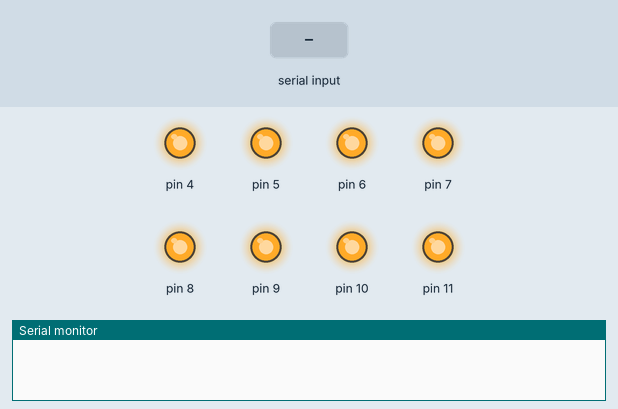
Bench run of a sketch on a simulated Arduino Uno, built with avr-gcc and run on an emulated ATmega328P. Shown: output pins drawn as LEDs (lit = HIGH), the last lines printed to the serial monitor. The test bench sets the inputs (shaded band).

Above: at 1.2 s.
1.3 s: "90,45\n" received over Serial
At 2.8 s:
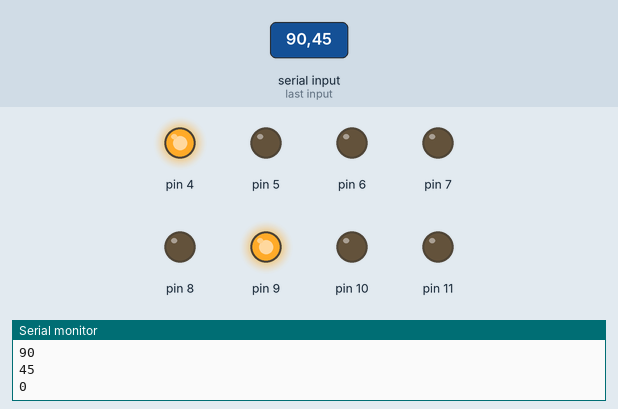
3.8 s: "5\n" received over Serial
At 4.6 s:
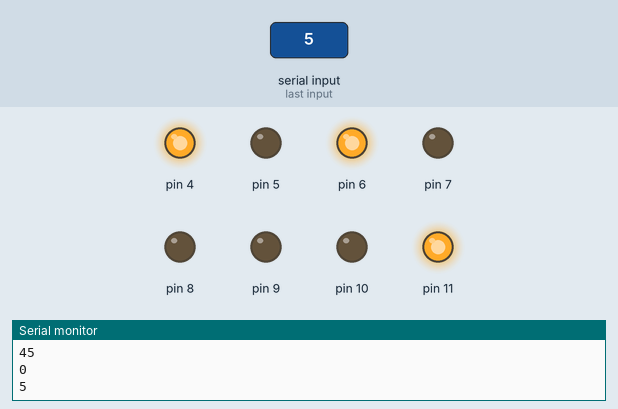
Timing chart, 0 to 6.8 s (numbered marks = the images above; inputs shaded):
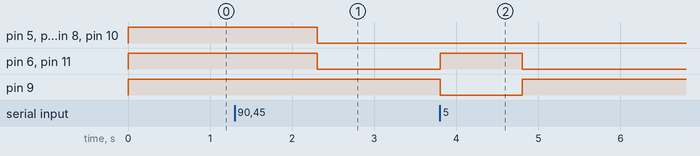

Measured:
- after the input at 1.3 s, pin 5–8, pin 10, pin 11: HIGH → LOW after 1.0 s
- after the input at 3.8 s, pin 6, pin 11: LOW → HIGH at once, → LOW 1.0 s later; pin 9: HIGH → LOW at once, → HIGH 1.0 s later

The sketch:

_7_Segment_Display.ino
```cpp
// (licence header left out)
#include "SegmentDisplay.h"

#define  LED_A   7       // define Arduino GPIO7 for led a
#define  LED_B   6       // define Arduino GPIO6 for led b
#define  LED_C   5       // define Arduino GPIO5 for led c
#define  LED_D   10      // define Arduino GPIO11 for led d
#define  LED_E   11      // define Arduino GPIO10 for led e
#define  LED_F   8       // define Arduino GPIO8 for led f
#define  LED_G   9       // define Arduino GPIO9 for led g
#define  LED_H   4       // define Arduino GPIO4 for led h

SegmentDisplay _7SegmentDisplay(LED_A, LED_B, LED_C, LED_D, LED_E, LED_F, LED_G, LED_H);

byte value;

void setup()
{
    Serial.begin(9600);
    _7SegmentDisplay.TurnOffAllLed();
}

void loop()
{
    //Serial.println("please input display char \n");
    while (Serial.available() > 0) //Determine whether the serial data
    {
        value = Serial.parseInt();
        Serial.println(value);
        _7SegmentDisplay.TurnOffAllLed();
        _7SegmentDisplay.DisplayChar(value);
    }
   delay(5);
}
```

SegmentDisplay.cpp
```cpp
#include "SegmentDisplay.h"

SegmentDisplay::SegmentDisplay(uint8_t a, uint8_t b, uint8_t c, uint8_t d, uint8_t e, uint8_t f, uint8_t g, uint8_t h)
{
    mode = SEGMENT_DISPLY_1BIT;
    dight_pin[0] = a;
    dight_pin[1] = b;
    dight_pin[2] = c;
    dight_pin[3] = d;
    dight_pin[4] = e;
    dight_pin[5] = f;
    dight_pin[6] = g;
    dight_pin[7] = h;
    dight_display[0] = DIGHT_NUMBLE(0);
    dight_display[1] = DIGHT_NUMBLE(1);
    dight_display[2] = DIGHT_NUMBLE(2);
    dight_display[3] = DIGHT_NUMBLE(3);
    dight_display[4] = DIGHT_NUMBLE(4);
    dight_display[5] = DIGHT_NUMBLE(5);
    dight_display[6] = DIGHT_NUMBLE(6);
    dight_display[7] = DIGHT_NUMBLE(7);
    dight_display[8] = DIGHT_NUMBLE(8);
    dight_display[9] = DIGHT_NUMBLE(9);

    for (int i = 0; i < 8; i++) {
        pinMode(dight_pin[i], OUTPUT);  //set all led diplay array pin output mode
        digitalWrite(dight_pin[i], LOW);
    }
}

SegmentDisplay::SegmentDisplay(uint8_t a, uint8_t b, uint8_t c, uint8_t d, uint8_t e, uint8_t f, uint8_t g, uint8_t h, uint8_t d1, uint8_t d2, uint8_t d3, uint8_t d4)
{
    mode = SEGMENT_DISPLY_4BIT;
    dight_pin[0] = a;
    dight_pin[1] = b;
    dight_pin[2] = c;
    dight_pin[3] = d;
    dight_pin[4] = e;
    dight_pin[5] = f;
    dight_pin[6] = g;
    dight_pin[7] = h;
    dight_display[0] = DIGHT_NUMBLE(0);
    dight_display[1] = DIGHT_NUMBLE(1);
    dight_display[2] = DIGHT_NUMBLE(2);
    dight_display[3] = DIGHT_NUMBLE(3);
    dight_display[4] = DIGHT_NUMBLE(4);
    dight_display[5] = DIGHT_NUMBLE(5);
    dight_display[6] = DIGHT_NUMBLE(6);
    dight_display[7] = DIGHT_NUMBLE(7);
    dight_display[8] = DIGHT_NUMBLE(8);
    dight_display[9] = DIGHT_NUMBLE(9);

    dight_select_pin[0] = d1;
    dight_select_pin[1] = d2;
    dight_select_pin[2] = d3;
    dight_select_pin[3] = d4;

    for (int i = 0; i < 8; i++) {
        pinMode(dight_pin[i], OUTPUT);  //set all led diplay array pin output mode
        digitalWrite(dight_pin[i], LOW);
    }
    for (int i = 0; i < 4; i++) {
        pinMode(dight_select_pin[i], OUTPUT);  //set all led diplay array pin output mode
        digitalWrite(dight_select_pin[i], LOW);
    }
}

void SegmentDisplay::TurnOffAllLed(void)
{
    for (int i = 0; i < 8; i++)
    digitalWrite(dight_pin[i], HIGH);
    if (mode == SEGMENT_DISPLY_4BIT) {
        for (int i = 0; i < 4; i++)
        digitalWrite(dight_select_pin[i], LOW);
    }
}
void SegmentDisplay::numble2dis(int numble)
{
    int numble_bit = 0;
    int bit_base = 1000;
    for (numble_bit = 0; numble_bit < 4; numble_bit++ )
    {
        if (numble/bit_base != 0)
        {
            display_array[numble_bit] = numble/bit_base;    // integer date convert to ASCII
            numble = numble%bit_base;
        }else
        {
            display_array[numble_bit] = 0;                 // led display none
        }
        bit_base = bit_base / 10;
    }
}

void SegmentDisplay::DisplayChar(byte n)
{
    byte ch = dight_display[n];
    if (n < 10) {
        for (byte i = 0; i < 8; i++) {
            if (ch & (1 << i)) {
                digitalWrite(dight_pin[i], HIGH);
            } else {
                digitalWrite(dight_pin[i], LOW);
            }
        }
    }
}

void SegmentDisplay::DisplayChar(int n)
{
    if (mode == SEGMENT_DISPLY_4BIT) {
        numble2dis(n);
        for(int i = 0; i < 4; i++) {
            DisplayChar((byte)display_array[i]);
            digitalWrite(dight_select_pin[i], HIGH);
            delay(5);
            digitalWrite(dight_select_pin[i], LOW); // you must turn off
        }
    }
}

void SegmentDisplay::DisplayChar(byte sel, byte n)
{
    byte ch = dight_display[n];
    for (byte i = 0; i < 8; i++) {
        if (ch & (1 << i)) {
            digitalWrite(dight_pin[i], HIGH);
        } else {
            digitalWrite(dight_pin[i], LOW);
        }
    }
    digitalWrite(dight_select_pin[sel] ,HIGH );
}
```

SegmentDisplay.h
```cpp
#ifndef _SEGMENT_DISPLY_H_
#define _SEGMENT_DISPLY_H_
#include <inttypes.h>
#include <Arduino.h>

//the common VCC pin dight value
#define DIGHT_0 0xC0
#define DIGHT_1 0xF9
#define DIGHT_2 0xA4
#define DIGHT_3 0xB0
#define DIGHT_4 0x99
#define DIGHT_5 0x92
#define DIGHT_6 0x82
#define DIGHT_7 0xF8
#define DIGHT_8 0x80
#define DIGHT_9 0x90
#define DIGHT_OFF 0x00

#define DIGHT_NUMBLE(n) DIGHT_##n

typedef enum  {
    SEGMENT_DISPLY_1BIT,
    SEGMENT_DISPLY_4BIT,
    SEGMENT_DISPLY_8BIT
}E_DIGHT_DISPLYA_TYPE;

class SegmentDisplay {

private :
    uint8_t dight_pin[8];
    uint8_t dight_select_pin[4];
    E_DIGHT_DISPLYA_TYPE mode;
    void numble2dis(int numble);
public :
    byte dight_display[10];
    byte display_array[4];
    SegmentDisplay(uint8_t a, uint8_t b, uint8_t c, uint8_t d, uint8_t e, uint8_t f, uint8_t g, uint8_t h);
    SegmentDisplay(uint8_t a, uint8_t b, uint8_t c, uint8_t d, uint8_t e, uint8_t f, uint8_t g, uint8_t h, uint8_t d1, uint8_t d2, uint8_t d3, uint8_t d4);
    void TurnOffAllLed(void);
    void DisplayChar(byte n);
    void DisplayChar(int n);
    void DisplayChar(byte sel, byte n);
};
#endif
```
